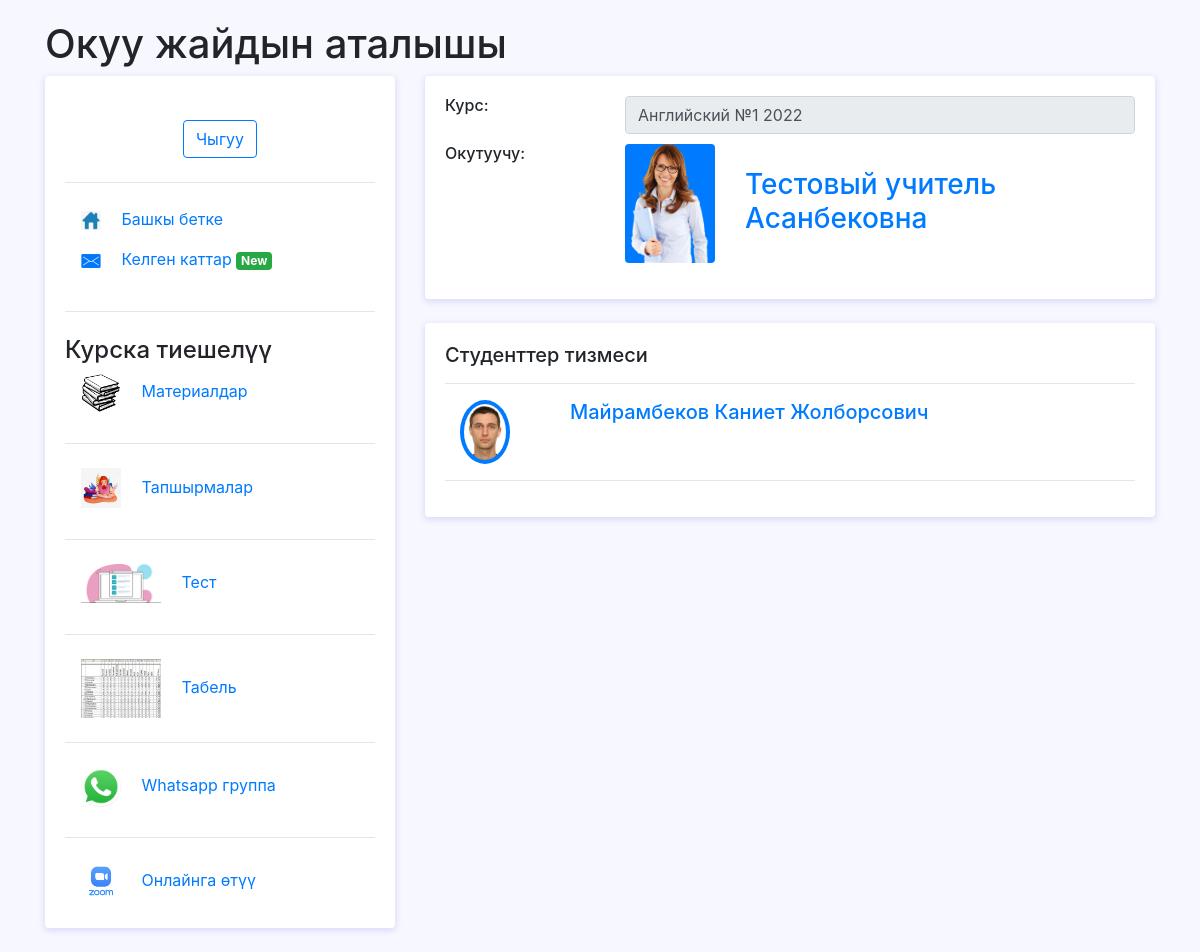
The app's page /course/1/ with its own data.
### univerapp/models.py (models this page shows, shortened)
class Course(models.Model):
    name = models.CharField(max_length=100,null=False,verbose_name='Имя курса')
    teacher = models.ForeignKey('Teacher',on_delete=models.SET_NULL,null=True,blank=True,related_name='teacher_course')
    class Meta:
        verbose_name = 'Курс'
        verbose_name_plural = 'Курсы'

class User(AbstractUser,PermissionsMixin):
    username = models.CharField(
        'Логин',
        max_length=150,
        unique=True,
        error_messages={
            'unique': ("Такой логин уже существует"),
        },
    )
    first_name = models.CharField('Имя', max_length=100, null=True)
    last_name = models.CharField('Фамилия', max_length=100, null=True)
    otchestvo = models.CharField('Отчество', max_length=100, null=True)
    birthday = models.DateField('Дата рождения', blank=True, null=True)
    email = models.EmailField('Email', max_length=100,null=True,blank=True)
    number = models.CharField('Номер телефона', max_length=50, null=True)
    address = models.CharField('Адрес', max_length=100, null=True)
    course = models.ManyToManyField(Course, related_name='student_course',blank=True)
    is_student = models.BooleanField('Студент', default=False)
    is_teacher = models.BooleanField('Учитель', default=False)
    image = models.ImageField(verbose_name='Фото', upload_to='uploads/accounts/', blank=True)
    user_permissions = models.ManyToManyField(
        Permission,
        verbose_name='user permissions',
        blank=True,
        help_text='Specific permissions for this user.',
        related_name="user_set",
        related_query_name="user",
    )
    class Meta:
        verbose_name = 'Пользователь'
        verbose_name_plural = 'Пользователи'

### univerapp/views.py (the view)
# urls.py: path('course/<int:course_id>/',CourseView.as_view(),name='course_id'),
class CourseView(ListView):
    model = User
    template_name = 'courseview.html'
    context_object_name = 'students'
    def get_queryset(self):
        course_object = self.kwargs.get('course_id')
        query = User.objects.filter(course__pk=course_object)
        return query
    def get_context_data(self,**kwargs):
        context = super(CourseView,self).get_context_data(**kwargs)
        context['course'] = Course.objects.get(pk=self.kwargs.get('course_id'))
        return context

### templates/courseview.html (shortened to what this page needs)
{% load static %}
<html>
<head>
    <link rel="stylesheet" href="{% static 'fonts/material-icon/css/material-design-iconic-font.min.css' %}">
    <link rel="stylesheet" href="{% static 'css/bootstrap/bootstrap.min.css' %}">
    <link rel="stylesheet" href="{% static 'css/home.css' %}">
</head>
<body>
<div class="container">
	<h1>Окуу жайдын аталышы</h1>
		<div class="main-body">
			<div class="row">
				<div class="col-lg-4">
					<div class="card">
						<div class="card-body">
							<div class="d-flex flex-column align-items-center text-center">
								<div class="mt-3">
									<a href="{% url 'logout' %}"><button class="btn btn-outline-primary">Чыгуу</button></a>
								</div>
							</div>
							<hr class="my-4">
								<div>
									<a href="{% url 'index' %}">
										<img src="{% static 'images/home.png' %}" style="width:20" class="ml-3">
									<p style="display: inline-block;" class="ml-3">Башкы бетке </p></a>
								</div>
									<a href="{% url 'chats' %}">
										<img src="{% static 'images/message.png' %}" style="width:20" class="ml-3">
									<p style="display: inline-block;" class="ml-3">Келген каттар <span class="badge badge-success">New</span></p></a>
							<hr class="my-4">
							<h4>Курска тиешелүү</h4>
							<a href="materials/">
										<img src="{% static 'images/books.jpg' %}" style="width:40" class="ml-3">
									<p style="display: inline-block;" class="ml-3">Материалдар</p></a>
							<hr class="my-4">
							<a href="{% url 'hometasks' course.pk %}">
										<img src="{% static 'images/homework.jpg' %}" style="width:40" class="ml-3">
									<p style="display: inline-block;" class="ml-3">Тапшырмалар</p></a>
							<hr class="my-4">
							<a href="{% url 'tests' course.pk %}">
										<img src="{% static 'images/test.png' %}" style="width:80" class="ml-3">
									<p style="display: inline-block;" class="ml-3">Тест</p></a>
							<hr class="my-4">
							<a href="{% url 'hometasks' course.pk %}">
										<img src="{% static 'images/tabel.jpg' %}" style="width:80" class="ml-3">
									<p style="display: inline-block;" class="ml-3">Табель</p></a>
							<hr class="my-4">
							<a href="https://web.whatsapp.com" target="_blank">
										<img src="{% static 'images/whatsapp.png' %}" style="width:40" class="ml-3">
									<p style="display: inline-block;" class="ml-3">Whatsapp группа</p></a>
							<hr class="my-4">
							<a href="https://zoom.us/" target="_blank">
										<img src="{% static 'images/zoom.png' %}" style="width:40" class="ml-3">
									<p style="display: inline-block;" class="ml-3">Онлайнга өтүү</p></a>
						</div>
					</div>
				</div>
				<div class="col-lg-8">
					<div class="card">
						<div class="card-body">
							<div class="row mb-3">
								<div class="col-sm-3">
									<h6 class="mb-0">Курс:</h6>
								</div>
								<div class="col-sm-9 text-secondary">
									<input type="text" class="form-control" value="{{ course.name }}" disabled>
								</div>
								<br>
								<br>
								<div class="col-sm-3">
									<h6 class="mb-0">Окутуучу:</h6>
								</div>
								<div class="col-sm-2">
									{% if course.teacher.image %}
										<img src="{{ course.teacher.image.url }}" alt="Admin" class="rounded bg-primary" width="90">
									{% endif %}
								</div>
								<div class="col-sm-7 text-secondary">
									<br>
									<a href="{% url 'profile' course.teacher.pk %}"><h3>{{ course.teacher.last_name }}
										{{ course.teacher.first_name }} {{ course.teacher.otchestvo }}</h3></a>
								</div>
							</div>
						</div>
					</div>
					<div class="row">
						<div class="col-sm-12">
							<div class="card">
								<div class="card-body">
									<h5 class="d-flex align-items-center mb-3">Студенттер тизмеси</h5>
									<hr>
									{% for student in students %}
									<a href="{% url 'profile' student.pk %}">
										<div class="col-12 row">
											<div class="col-2">
												{% if student.image %}
												<img src="{{ student.image.url }}" alt="Admin" class="rounded-circle p-1 bg-primary" width="50">
												{% endif %}
											</div>
											<div class="col-10">
												<h5>{{ student.last_name }} {{ student.first_name }} {{ student.otchestvo }}</h5>
											</div>
										</div>
										</a>
										<hr>
									{% endfor %}
								</div>
							</div>
						</div>
					</div>
				</div>
			</div>
		</div>
	</div>
</body>
</html>

### static/css/home.css (style rules this page uses)
body { background: #f7f7ff; margin-top:20px; }
.card { position: relative; display: flex; flex-direction: column; min-width: 0; word-wrap: break-word; background-color: #fff; background-clip: border-box; border: 0 solid transparent; border-radius: .25rem; margin-bottom: 1.5rem; box-shadow: 0 2px 6px 0 rgb(218 218 253 / 65%), 0 2px 6px 0 rgb(206 206 238 / 54%); }

### records on screen
Course: name "Английский №1 2022", teacher.image (picture), teacher.last_name "Тестовый", teacher.first_name "учитель", teacher.otchestvo "Асанбековна"
User: image (picture), last_name "Майрамбеков", first_name "Каниет", otchestvo "Жолборсович"
